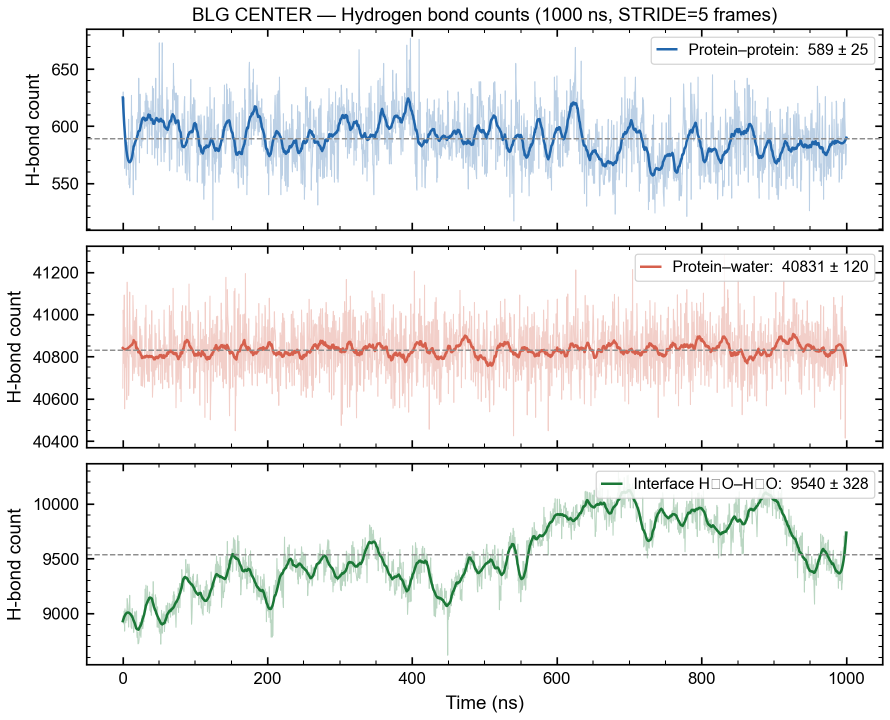
#> input picture results/figures/blg_fig_hbonds_CENTER.png, 1780 x 1440 px (shown at 1/2 size)
$ python make_progress_pdf.py
#> lines starting #> are read from the running program, lines starting #| are printed output that depends on the picture
"""Quick progress PDF for P.P. — BLG CENTER validation results (June 2026)."""
import matplotlib.pyplot as plt
import matplotlib.image as mpimg
from pathlib import Path

ROOT = Path(__file__).resolve().parent.parent
FIG = ROOT / "results/figures/blg_fig_hbonds_CENTER.png"
OUT = ROOT / "progress-reports/BLG_CENTER_validation_progress.pdf"

rows = [
    ["#", "Result", "Number"],
    ["1", "HBonds (+ figure)", "prot-prot 589±25, prot-water 40,831±120,\ninterface H2O-H2O 9,540±328"],
    ["2", "PCA (structural)", "PC1 35.1%, PC2 13.4%"],
    ["3", "Cluster (contact frames)", "1 dominant cluster, 220/304 frames (72%)"],
    ["4", "DSSP", "Helix 11.8% / Sheet 36.7% / Coil 51.5%"],
    ["5", "Surface tension", "γ = 51.9 ± 38.5 mN/m"],
    ["6", "Density profile", "Water bulk 1005 kg/m3, protein peak 72.5 kg/m3 @ z=1.76 nm"],
    ["7", "Rg", "1.504 ± 0.022 nm (CENTER)"],
    ["8", "Calyx SASA", "3.81 ± 0.46 nm2 (CENTER only)"],
]

fig = plt.figure(figsize=(8.5, 14))
fig.suptitle("BLG CENTER Validation — Progress Summary (June 2026)", fontsize=13, y=0.995)

# Row 1: existing hbonds timeseries figure
ax_img = fig.add_axes([0.05, 0.70, 0.9, 0.27])
ax_img.imshow(mpimg.imread(FIG))
ax_img.axis("off")
ax_img.set_title("1. HBond counts, CENTER (1000 ns)", fontsize=9)

# Row 2: four scalar-summary panels (results 2-8, grouped by comparable unit)
ax_dssp = fig.add_axes([0.07, 0.55, 0.20, 0.12])
dssp_labels, dssp_vals = ["Helix", "Sheet", "Coil"], [11.8, 36.7, 51.5]
ax_dssp.bar(dssp_labels, dssp_vals, color=["#4477AA", "#CC6677", "#888888"])
ax_dssp.set_ylabel("%")
ax_dssp.set_title("4. DSSP", fontsize=9)

ax_pca = fig.add_axes([0.33, 0.55, 0.18, 0.12])
ax_pca.bar(["PC1", "PC2"], [35.1, 13.4], color="#228833")
ax_pca.set_ylabel("Variance %")
ax_pca.set_title("2. PCA", fontsize=9)

ax_clu = fig.add_axes([0.56, 0.55, 0.18, 0.12])
ax_clu.bar(["Dominant", "Other"], [72, 28], color=["#EE6677", "#BBBBBB"])
ax_clu.set_ylabel("% frames")
ax_clu.set_title("3. Cluster", fontsize=9)

ax_dens = fig.add_axes([0.79, 0.55, 0.18, 0.12])
ax_dens.bar(["Water bulk", "Protein peak"], [1005, 72.5], color=["#66CCEE", "#AA3377"])
ax_dens.set_ylabel("kg/m3")
ax_dens.set_title("6. Density", fontsize=8)
ax_dens.tick_params(axis="x", labelsize=6)

# Row 3: three independent scalar bars with error bars (different units, kept separate)
ax_rg = fig.add_axes([0.07, 0.40, 0.18, 0.12])
ax_rg.bar(["Rg"], [1.504], yerr=[0.022], capsize=4, color="#4477AA")
ax_rg.set_ylabel("nm")
ax_rg.set_title("7. Rg", fontsize=9)

ax_sasa = fig.add_axes([0.33, 0.40, 0.18, 0.12])
ax_sasa.bar(["Calyx SASA"], [3.81], yerr=[0.46], capsize=4, color="#CCBB44")
ax_sasa.set_ylabel("nm2")
ax_sasa.set_title("8. Calyx SASA", fontsize=9)

ax_gamma = fig.add_axes([0.59, 0.40, 0.18, 0.12])
ax_gamma.bar(["Surface\ntension"], [51.9], yerr=[38.5], capsize=4, color="#AA3377")
ax_gamma.set_ylabel("mN/m")
ax_gamma.set_title("5. Surface tension", fontsize=8)

# Table at bottom
ax_tab = fig.add_axes([0.05, 0.02, 0.9, 0.33])
ax_tab.axis("off")
table = ax_tab.table(cellText=rows, loc="center", cellLoc="left", colWidths=[0.05, 0.28, 0.67])
table.auto_set_font_size(False)
table.set_fontsize(8)
table.scale(1, 2.0)
for (r, c), cell in table.get_celld().items():
    if r == 0:
        cell.set_text_props(weight="bold")

OUT.parent.mkdir(exist_ok=True)
fig.savefig(OUT)
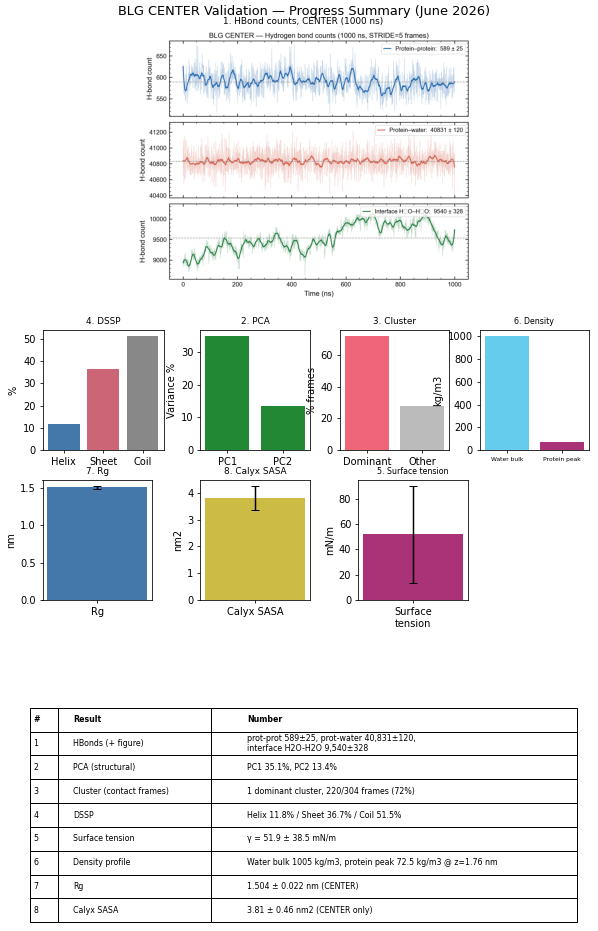
#> figure drawn by matplotlib, 8 panels; panel 2: tallest bar 51.5 high, from x = 1.6 to 2.4
print(f"Saved {OUT}")
